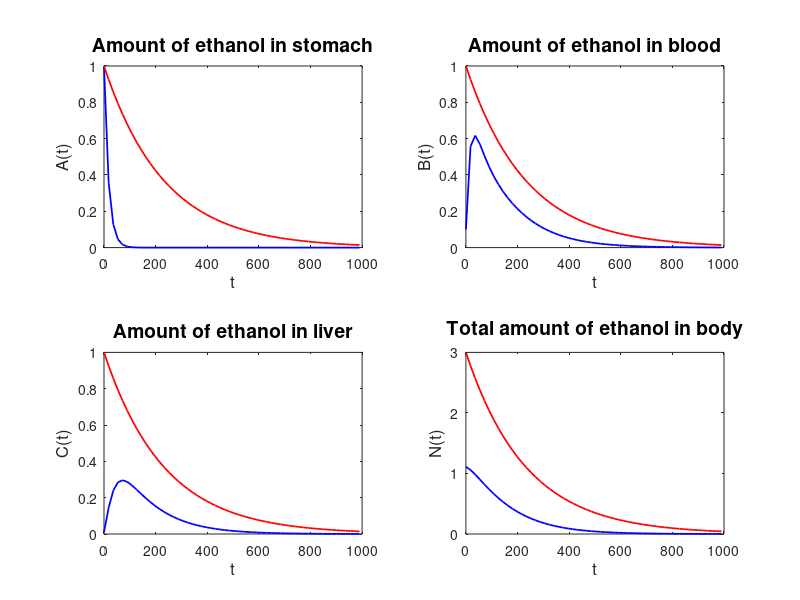

Reproduce this figure in MATLAB.
%%%%%%%%%%%%%%%%%%%%%%%%%%%%%%%%%%%%%%%%%%%%%%%%%%%%%%%%%
%                                                       %
% Algorithm 1: First NSFD Method For Ethanol Metabolism %
%                                                       %
%%%%%%%%%%%%%%%%%%%%%%%%%%%%%%%%%%%%%%%%%%%%%%%%%%%%%%%%%

% Step 0: Clearing

clear all;
close all;
clc;

% Step 1: Define All Constant Problem Parameters

a = 0.1;
b = 0.025;
c = 0.020;
d = 1;

% Step 2: Set Up Time Vector, Solution Vectors And Initial Conditions

% Step 2.1: Definition Of Time Vector

T = 1000;
h = 18;
t = 0:h:T;

% Step 2.2: Definition Of Initial Conditions And Solution Matrix X

X1        = zeros(3,length(t));
eig1      = zeros(3,length(t));
A_0       = 1.00;
B_0       = 0.10;
C_0       = 0.01;
eig1(1,1) = 1.00;
eig1(2,1) = 1.00;
eig1(3,1) = 1.00;
X1(1,1)   = A_0;
X1(2,1)   = B_0;
X1(3,1)   = C_0;

% Step 2.3: Eigenvalues and Eigenvectors of System Matrix of Super-Solution

A_Super   = [-a 0 0; a -b b; 0 b -(b+c/(d+A_0+B_0+C_0))];
[V,W]     = eig(A_Super);

% Step 3: NSFD Method For Solving The Differential Equation

% Step 3.1: Definition Of Matrix A1

A1      = zeros(3,3);
A1(1,1) = 1/(1+h*a);

% Step 3.2: Solution Loop For NSFD Scheme

for j = 1:1:(length(t)-1)
  A1(2,1)     = ((h*a)/((1+h*a)*(1+h*b)))...
                + (h^3*a*b^2)/((1+h*a)*(1+h*b)^2*(1+(h*b)/(1+h*b)+(h*c)/(d+X1(3,j))));
  A1(2,2)     = (1/(1+h*b))...
                + (h^2*b^2)/((1+h*b)^2*(1+(h*b)/(1+h*b)+(h*c)/(d+X1(3,j))));
  A1(2,3)     = (h*b)/((1+h*b)*(1+(h*b)/(1+h*b)+(h*c)/(d+X1(3,j))));
  A1(3,1)     = (h^2*a*b)/((1+h*a)*(1+h*b)*(1+(h*b)/(1+h*b)+(h*c)/(d+X1(3,j))));
  A1(3,2)     = (h*b)/((1+h*b)*(1+(h*b)/(1+h*b)+(h*c)/(d+X1(3,j))));
  A1(3,3)     = 1/(1+(h*b)/(1+h*b)+(h*c)/(d+X1(3,j)));
  eig1(:,j+1) = eig(A1);
  X1(:,j+1)   = A1*X1(:,j);
endfor

% Step 4: Plotting Of Solutions

A1_max = max(max(A1(:,2:1:end)));

figure(1)

hold on

subplot(2,2,1);
plot(t,X1(1,:),'color','blue','linewidth',1.25);
hold on
plot(t,(max([A_0,B_0,C_0]))*exp(max(min(W))*t),'color','red','linewidth',1.25);
title('Amount of ethanol in stomach','fontsize',14);
xlabel('t','fontsize',12);
ylabel('A(t)','fontsize',12);
yticks([0 0.2 0.4 0.6 0.8 1.0 1.2]);
hold off

subplot(2,2,2);
plot(t,X1(2,:),'color','blue','linewidth',1.25);
hold on
plot(t,(max([A_0,B_0,C_0]))*exp(max(min(W))*t),'color','red','linewidth',1.25);
title('Amount of ethanol in blood','fontsize',14);
xlabel('t','fontsize',12);
ylabel('B(t)','fontsize',12);
yticks([0 0.2 0.4 0.6 0.8 1.0 1.2]);

subplot(2,2,3);
plot(t,X1(3,:),'color','blue','linewidth',1.25);
hold on
plot(t,(max([A_0,B_0,C_0]))*exp(max(min(W))*t),'color','red','linewidth',1.25);
title('Amount of ethanol in liver','fontsize',14);
xlabel('t','fontsize',12);
ylabel('C(t)','fontsize',12);
yticks([0 0.2 0.4 0.6 0.8 1.0 1.2]);

subplot(2,2,4);
plot(t,X1(1,:)+X1(2,:)+X1(3,:),'color','blue','linewidth',1.25);
hold on
plot(t,3*(max([A_0,B_0,C_0]))*exp(max(min(W))*t),'color','red','linewidth',1.25);
title('Total amount of ethanol in body','fontsize',14);
xlabel('t','fontsize',12);
ylabel('N(t)','fontsize',12);
yticks([0 1 2 3]);

hold off
